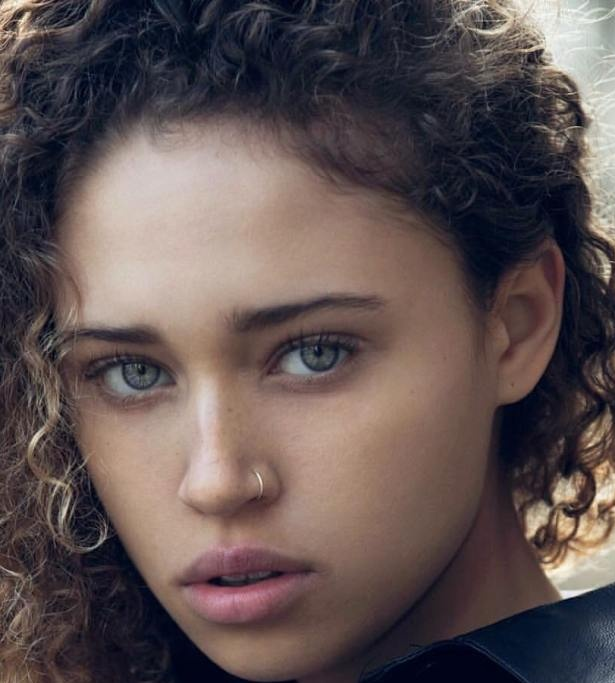
#> input picture Ejemplos/Recursos/roi1.jpg, 615 x 683 px
$ python filters.py
#> lines starting #> are read from the running program, lines starting #| are printed output that depends on the picture
import cv2
import numpy as np
from matplotlib import pyplot as plt

img = cv2.imread('../Recursos/roi1.jpg', 0)
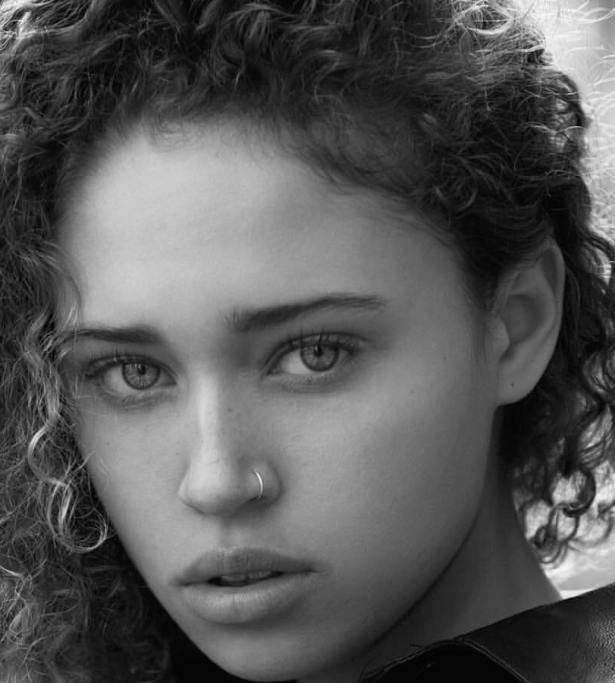
#> img: shape (683, 615); min 0, max 254, mean 86.1

blur = cv2.blur(img,(15,15))
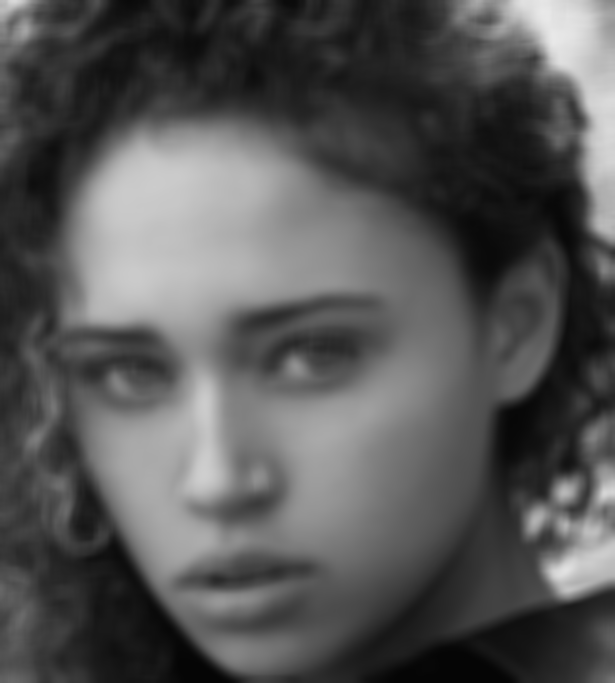
#> blur: shape (683, 615); min 4, max 233, mean 86.1
median = cv2.medianBlur(img,15)
gaussian = cv2.GaussianBlur(img,(15,15),0)
bilateral = cv2.bilateralFilter(img,9,75,75)

titles = ['Blur', 'Median Blur',
            'GaussianBlur', 'Bilateral Blur']
images = [blur, median, gaussian, bilateral]

for i in range(0, 4):
    plt.subplot(2,2,i+1),plt.imshow(images[i],'gray')
    plt.title(titles[i])
    plt.xticks([]),plt.yticks([])
plt.show()
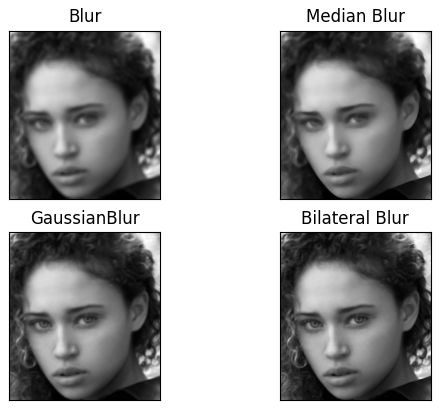
#> figure drawn by matplotlib, 4 panels

$ run again, with Ejemplos/Recursos/imagen1.jpg copied over Ejemplos/Recursos/roi1.jpg
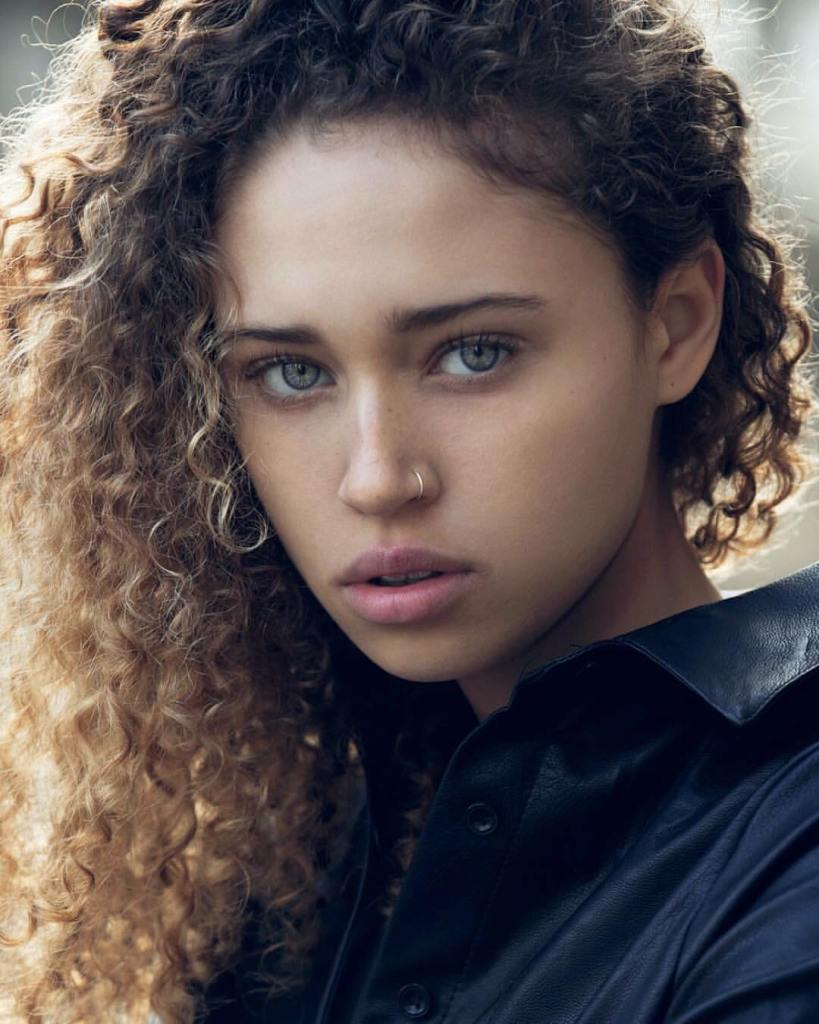
#> input picture Ejemplos/Recursos/imagen1.jpg, 819 x 1024 px
#> `blur = cv2.blur(img,(15,15))`:
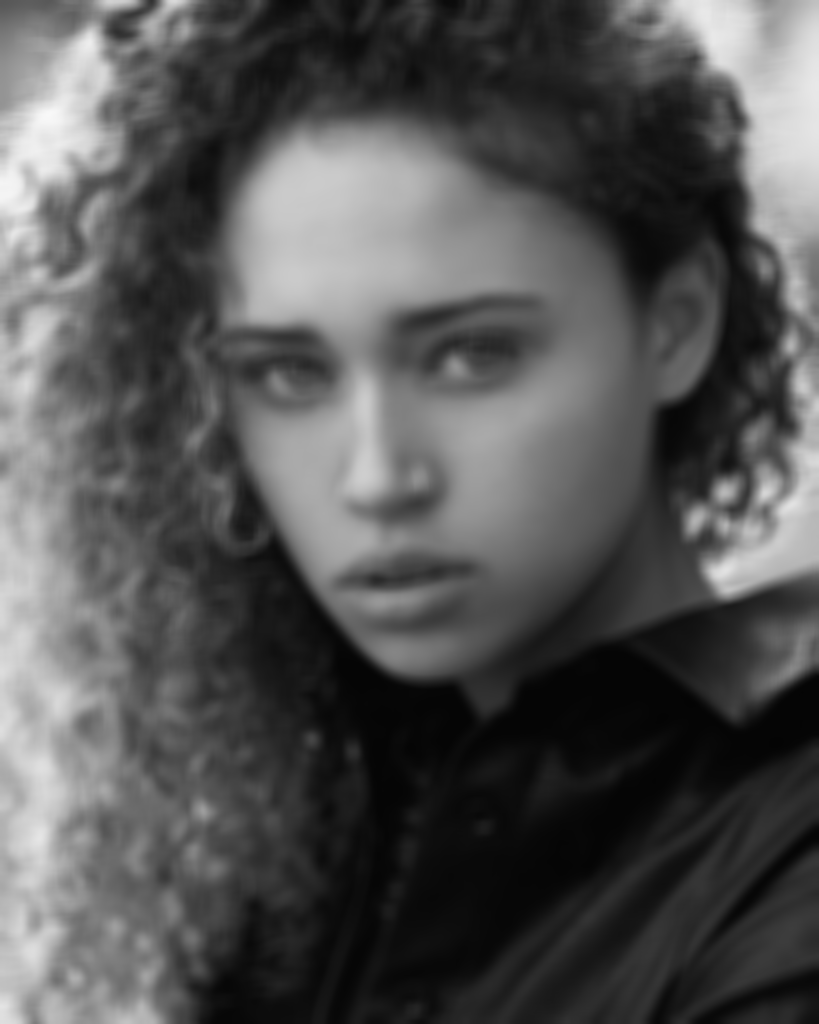
#> blur: shape (1024, 819); min 4, max 248, mean 83.5
#> `plt.show()`:
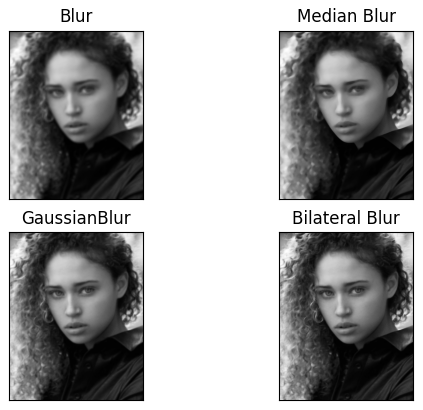
#> figure drawn by matplotlib, 4 panels
